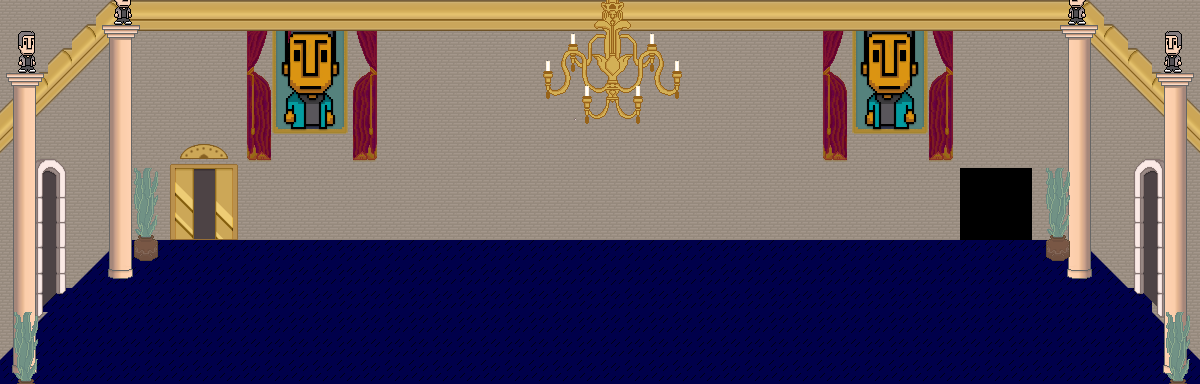

A level layout from a 2D game, rendered from its tile map. Below: a short description, then the map file with tile-grid data replaced by summaries:
An orthogonal 50x16 tile map with 24x24 px tiles, 11 tile layers (floor, carpet, walls, portrait, ...) and 15 objects (4x door, 2x sprite, dealer, info, hiddendoortrigger, ...).

<map version="1.0" orientation="orthogonal" width="50" height="16" tilewidth="24" tileheight="24">
 <properties>
  <property name="offset" value="2" />
 </properties>
 <tileset firstgid="1" name="abed-tavern" tilewidth="24" tileheight="24">
  <image source="../images/tilesets/abed-tavern.png" width="720" height="432" />
 </tileset>
 <layer name="floor" width="50" height="16">
  <data>[800 cells, 800 non-empty, 3 distinct tile ids]</data>
 </layer>
 <layer name="carpet" width="50" height="16">
  <data>[800 cells, 800 non-empty, 1 distinct tile ids]</data>
 </layer>
 <layer name="walls" width="50" height="16">
  <data>[800 cells, 527 non-empty, 3 distinct tile ids]</data>
 </layer>
 <layer name="portrait" width="50" height="16">
  <data>[800 cells, 48 non-empty, 24 distinct tile ids]</data>
 </layer>
 <layer name="curtain" width="50" height="16">
  <data>[800 cells, 59 non-empty, 14 distinct tile ids]</data>
 </layer>
 <layer name="gilding" width="50" height="16">
  <data>[800 cells, 110 non-empty, 7 distinct tile ids]</data>
 </layer>
 <layer name="doors" width="50" height="16">
  <data>[800 cells, 45 non-empty, 29 distinct tile ids]</data>
 </layer>
 <layer name="columns" width="50" height="16">
  <data>[800 cells, 108 non-empty, 10 distinct tile ids]</data>
 </layer>
 <layer name="chandelier" width="50" height="16">
  <data>[800 cells, 42 non-empty, 41 distinct tile ids]</data>
 </layer>
 <layer name="pots" width="50" height="16">
  <data>[800 cells, 28 non-empty, 8 distinct tile ids]</data>
 </layer>
 <objectgroup name="nodes" width="50" height="16">
  <object name="elevator_right" type="door" x="960" y="150" width="72" height="96">
   <properties>
    <property name="anispeed" value="0.15" />
    <property name="closeframes" value="3-1,1" />
    <property name="floor1" value="abed-tavern" />
    <property name="hideable" value="true" />
    <property name="isElevator" value="true" />
    <property name="level" value="TBD" />
    <property name="openframes" value="1-3,1" />
    <property name="sprite" value="elevator" />
    <property name="sprite_height" value="96" />
    <property name="sprite_width" value="72" />
    <property name="to" value="elevator_right" />
   </properties>
  </object>
  <object type="dealer" x="978" y="300" width="70" height="31" />
  <object type="sprite" x="977" y="306" width="72" height="36">
   <properties>
    <property name="depth" value="16" />
    <property name="height" value="38" />
    <property name="sheet" value="images/abed_cardtable.png" />
    <property name="width" value="72" />
   </properties>
  </object>
  <object type="sprite" x="999" y="277" width="28" height="40">
   <properties>
    <property name="animation" value="1-15,1" />
    <property name="height" value="40" />
    <property name="sheet" value="images/dealer_abedtown.png" />
    <property name="width" value="28" />
   </properties>
  </object>
  <object type="info" x="167" y="164" width="70" height="76">
   <properties>
    <property name="info" value="This elevator is out of service. Please use the other." />
   </properties>
  </object>
  <object name="leftexit" type="door" x="53" y="255" width="28" height="54">
   <properties>
    <property name="button" value="LEFT" />
    <property name="level" value="abed-tavern" />
    <property name="to" value="rightexit" />
   </properties>
  </object>
  <object name="rightexit" type="door" x="1122" y="256" width="28" height="54">
   <properties>
    <property name="button" value="RIGHT" />
    <property name="level" value="abed-tavern" />
    <property name="to" value="leftexit" />
   </properties>
  </object>
  <object type="hiddendoortrigger" x="943" y="205" width="16" height="20">
   <properties>
    <property name="depth_offset" value="60" />
    <property name="height" value="20" />
    <property name="message" value="Please select a floor:" />
    <property name="sprite" value="elevator_button" />
    <property name="target" value="elevator_right" />
    <property name="width" value="10" />
   </properties>
  </object>
  <object type="npc" x="771" y="220" width="48" height="48">
   <properties>
    <property name="person" value="hilda" />
   </properties>
  </object>
  <object name="main" type="door" x="379" y="209" width="28" height="54" />
 </objectgroup>
 <objectgroup name="floorspace" width="50" height="16">
  <object x="979" y="325" width="69" height="19">
   <properties>
    <property name="depth_offset" value="10" />
    <property name="height" value="15" />
   </properties>
  </object>
  <object x="1031" y="235" width="3" height="14">
   <properties>
    <property name="height" value="96" />
   </properties>
  </object>
  <object name="elevator_right" x="963" y="244" width="66" height="7">
   <properties>
    <property name="height" value="96" />
   </properties>
  </object>
  <object x="959" y="233" width="3" height="14">
   <properties>
    <property name="height" value="96" />
   </properties>
  </object>
  <object x="1164" y="382">
   <properties>
    <property name="primary" value="true" />
   </properties>
   <polygon points="0,0 -5,-41 -2,-63 -74,-130 -72,-103 -98,-103 -101,-123 -124,-124 -127,-142 -497,-143 -531,-142 -573,-142 -608,-141 -1005,-142 -1006,-121 -1031,-120 -1031,-104 -1061,-102 -1058,-127 -1127,-64 -1126,1" />
  </object>
 </objectgroup>
 <layer name="sprites" width="50" height="16">
  <data>[800 cells, 0 non-empty, 0 distinct tile ids]</data>
 </layer>
</map>
